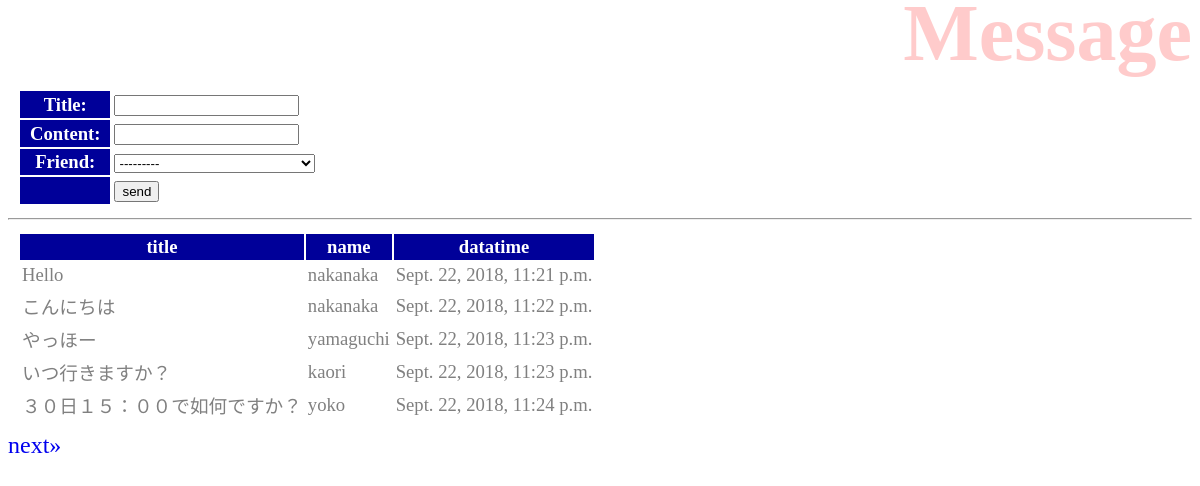
Page /hello/message/ on the committed database.
### hello/models.py (models this page shows, shortened)
class Message(models.Model):
    friend = models.ForeignKey(Friend,on_delete=models.CASCADE)
    title = models.CharField(max_length=100)
    content = models.CharField(max_length=300)
    pub_date = models.DateTimeField(auto_now_add=True)

class Friend(models.Model):
    name = models.CharField(max_length=100,\
        validators=[URLValidator()])
    mail = models.EmailField(max_length=200)
    gender = models.BooleanField()
    age = models.IntegerField()
    birthday = models.DateField()
    def __str__(self):
        return '<Friend:id='+ str(self.id) + ', '+ \
            self.name + '(' + str(self.age) +')>'

### hello/views.py (the view)
# urls.py: path('message/',views.message,name='message'),
def message(request,page=1):
    if (request.method == 'POST'):
        obj = Message()
        form = MessageForm(request.POST,instance=obj)
        form.save()
    data = Message.objects.all().reverse()
    paginator = Paginator(data,5)
    params = {
        'title':'Message',
        'form':MessageForm(),
        'data':paginator.get_page(page),
    }
    return render(request,'hello/message.html',params)

### hello/forms.py
class MessageForm(forms.ModelForm):
    class Meta:
        model =Message
        fields = ['title','content','friend']

### hello/templates/hello/message.html (shortened to what this page needs)
{% load static %}
<!doctype html>
<html lang="ja">
<head>
    <link rel="stylesheet" type="text/css"
        href="{% static 'hello/css/style.css' %}" />
</head>
<body>
    <h1>{{title}}</h1>
    <table>
        <form action="{% url 'message' %}" method="post">
        {{form.as_table}}
        <tr><th></th><td><input type="submit" value="send"</td></tr>
        </form>
    </table>
    <hr>
    <table>
      <tr>
          <th>title</th>
          <th>name</th>
          <th>datatime</th>
      </tr>
    {% for item in data %}
      <tr>
          <td>{{item.title}}</td>
          <td>{{item.friend.name}}</td>
          <td>{{item.pub_date}}</td>
      </tr>
        {% endfor %}
    </table>
<div>
    {% if data.has_next %}
        <a href="{% url 'message' %}{{data.next_page_number }}">next&raquo;</a>
    {% endif %}
</div>
</body>
</html>

### hello/static/hello/css/style.css (style rules this page uses)
body { color:gray; font-size:18pt; }
h1 { color:red; opacity:0.2; font-size:60pt; margin-top:-20px; margin-bottom:0px; text-align:right; }
a { color:bule; text-decoration: none; }
table { margin:10px; font-size:14pt; }
table tr th { background-color:#009; color:white; padding:2px 10px; border-size:2px; }
table tr td { background-color:#eee color:#666; padding:2px; border-size:2px; }

### rows in the picture
Message: title "Hello", friend.name "nakanaka", pub_date "Sept. 22, 2018, 11:21 p.m."
Message: title "こんにちは", friend.name "nakanaka", pub_date "Sept. 22, 2018, 11:22 p.m."
Message: title "やっほー", friend.name "yamaguchi", pub_date "Sept. 22, 2018, 11:23 p.m."
Message: title "いつ行きますか？", friend.name "kaori", pub_date "Sept. 22, 2018, 11:23 p.m."
Message: title "３０日１５：００で如何ですか？", friend.name "yoko", pub_date "Sept. 22, 2018, 11:24 p.m."
